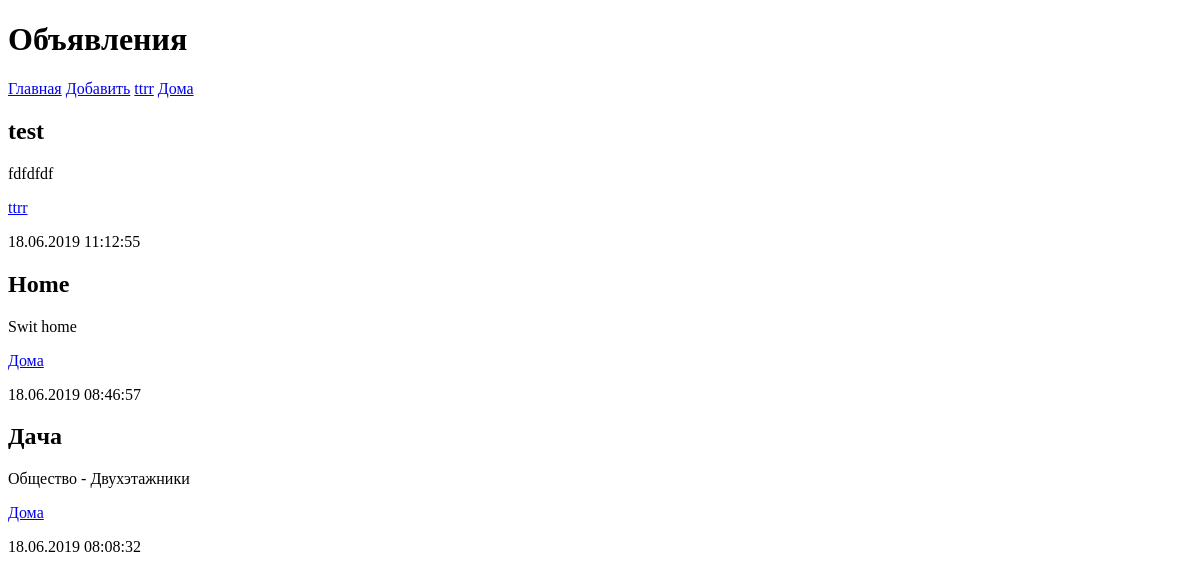
The app's page /bboard/, older data.
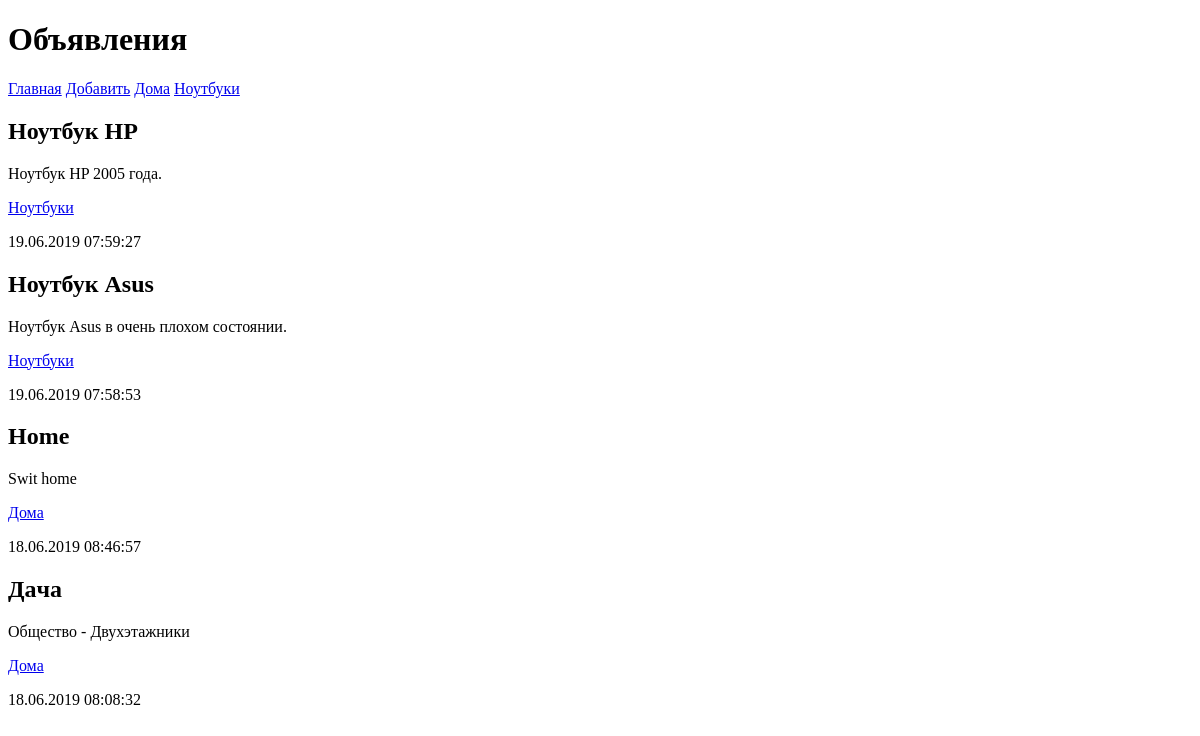
The same page, newer data.
### bboard/models.py (models this page shows, shortened)
class Rubric(models.Model):
    name = models.CharField(max_length=50, db_index=True, verbose_name='Название рубрики')
    class Meta:
        verbose_name_plural = 'Рубрики'
        verbose_name = 'Рубрика'
        ordering = ['name']

class Bb(models.Model):
    title     = models.CharField(max_length=50, verbose_name = 'Товар')
    content   = models.TextField(null=True, blank=True, verbose_name = 'Описание')
    price     = models.FloatField(null=True, blank=True, verbose_name = 'Цена')
    published = models.DateTimeField(auto_now_add=True, db_index=True, verbose_name = 'Опобуликовано')
    rubric = models.ForeignKey('Rubric', null=True, blank=True, on_delete=models.PROTECT, verbose_name='Рубрика')
    class Meta:
        verbose_name_plural = 'Объявления'
        verbose_name = 'Объявление'
        ordering = ['-published']

### bboard/views.py (the view)
# urls.py: path('', index, name='index')
def index(request):
    bbs = Bb.objects.all()
    rubrics = Rubric.objects.all()
    context = {'bbs':bbs, 'rubrics': rubrics}
    return render(request, 'bboard/index.html', context)

### bboard/templates/bboard/index.html
{% extends "layout/basic.html" %}
{% block content %}
    {% for bb in bbs %}
        <div class="b">
            <h2>{{ bb.title }}</h2>
            <p>{{ bb.content }}</p>
        <p>
            <a href="{% url 'by_rubric' bb.rubric.pk%}">{{ bb.rubric.name }}</a>
        </p>
        <p>
            {{ bb.published|date:"d.m.Y H:i:s" }}
        </p>
        </div>
    {% endfor %}
{% endblock %}

### bboard/templates/layout/basic.html (shortened to what this page needs)
<!DOCTYPE html>
<html lang="en">
<head>
</head>
<body>
    <header>
        <h1>Объявления</h1>
    </header>
    <nav>
        <a href="{% url 'index' %}">Главная</a>
        <a href="{% url 'add' %}">Добавить</a>
        {% for rubric in rubrics %}
            <a href="{% url 'by_rubric' rubric.pk %}">{{ rubric.name }}</a>
        {% endfor %}
    </nav>
    <section>
        {% block content %}
        {% endblock %}
    </section>
</body>
</html>

Row changes from the older to the newer data that the page shows:
removed Rubric: name "ttrr"
removed Bb: title "test", content "fdfdfdf", rubric.name "ttrr", published "18.06.2019 11:12:55"
added Rubric: name "Ноутбуки"
added Bb: title "Ноутбук HP", content "Ноутбук HP 2005 года.", rubric.name "Ноутбуки", published "19.06.2019 07:59:27"
added Bb: title "Ноутбук Asus", content "Ноутбук Asus в очень плохом состоянии.", rubric.name "Ноутбуки", published "19.06.2019 07:58:53"
